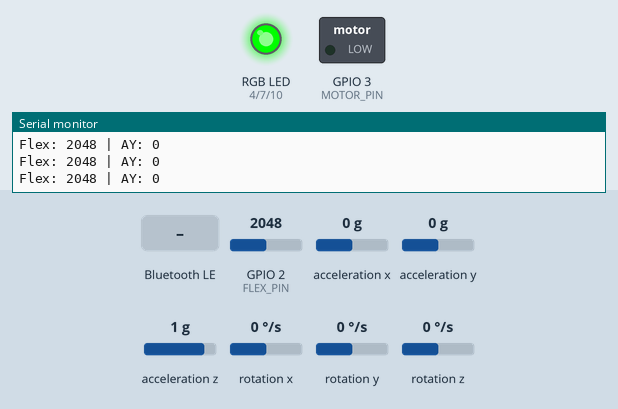
The sketch below on a simulated ESP32-C3. Shown: switched loads named in the sketch (green lamp = pin HIGH), an RGB LED mixed from three pins (HIGH = lit), the last lines printed to the serial monitor. The inputs (shaded band) are chosen by the test bench; at power-on: GPIO 2 (FLEX_PIN) = 2048, acceleration x 0 g, acceleration y 0 g, acceleration z 1 g, rotation x 0 °/s, rotation y 0 °/s, rotation z 0 °/s. Nothing arrives over Bluetooth unless stated; a phone connects over Bluetooth LE 3 s after start.

Above: at 1.2 s.
1.3 s: GPIO 2 (FLEX_PIN) set to 3140
2.8 s: GPIO 2 (FLEX_PIN) set to 3205
At 3.8 s:
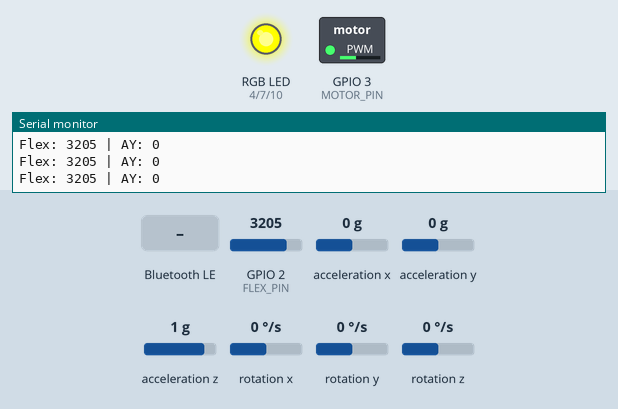
4.3 s: Bluetooth LE write "MOTOR_OFF" received
At 5.0 s:
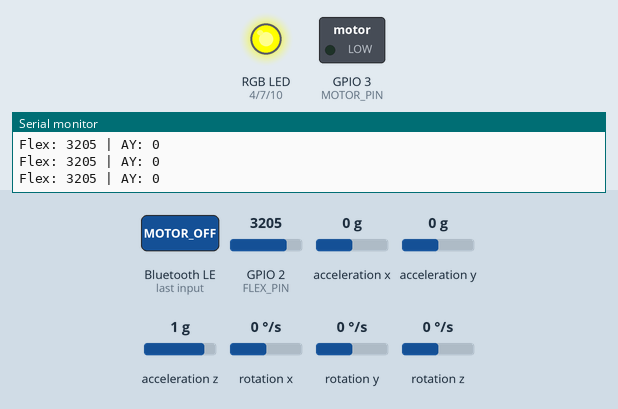
5.9 s: GPIO 2 (FLEX_PIN) set to 3972
At 7.1 s:
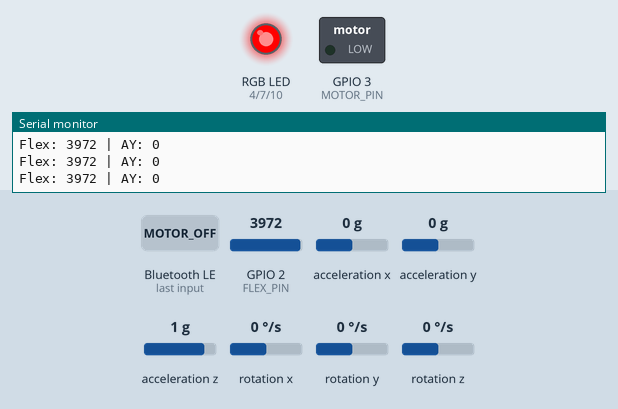
7.4 s: Bluetooth LE write "MOTOR_ON" received
At 8.2 s:
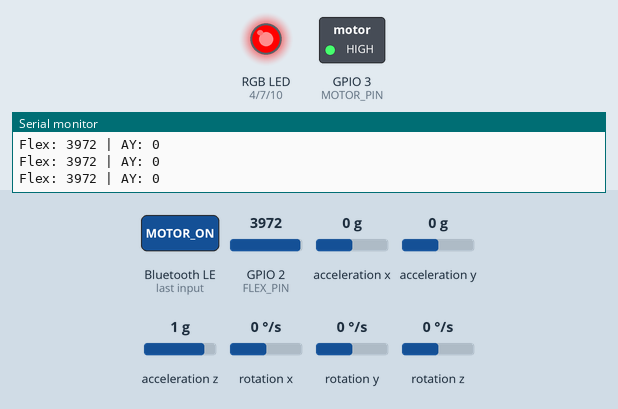
9.0 s: Bluetooth LE write "CALIBRATE" received
At 9.4 s:
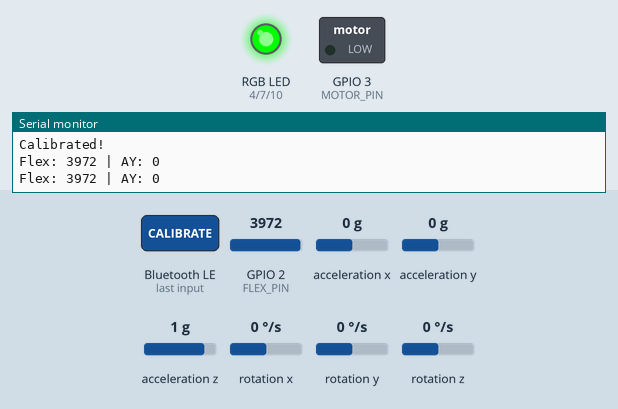
Timing chart, 0 to 11.6 s (numbered marks = the images above; inputs shaded):
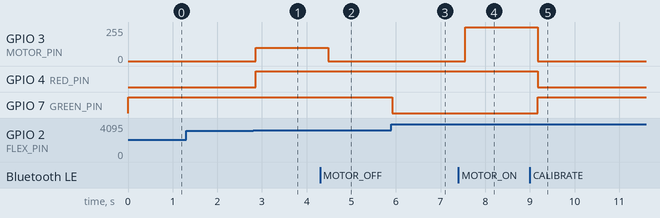

Measured:
- the behaviour switches between 3179 and 3180 on GPIO 2 (FLEX_PIN) (found by bisection; images 0 and 1)
- after the input at 2.8 s, GPIO 3 (MOTOR_PIN): 0/255 → 100/255 after 0.06 s; GPIO 4 (RED_PIN): LOW → HIGH after 0.06 s
- after the input at 4.3 s, GPIO 3 (MOTOR_PIN): 100/255 → 0/255 after 0.19 s
- after the input at 5.9 s, GPIO 7 (GREEN_PIN): HIGH → LOW at once
- after the input at 7.4 s, GPIO 3 (MOTOR_PIN): 0/255 → 255/255 after 0.15 s
- after the input at 9.0 s, GPIO 3 (MOTOR_PIN): 255/255 → 0/255 after 0.18 s; GPIO 4 (RED_PIN): HIGH → LOW after 0.18 s; GPIO 7 (GREEN_PIN): LOW → HIGH after 0.18 s

The sketch:

PostureCorrection.ino
```cpp
#include <BLE2902.h>
#include <BLEDevice.h>
#include <BLEServer.h>
#include <BLEUtils.h>
#include <MPU6050.h>
#include <Wire.h>

MPU6050 mpu;

// ================= PIN =================
#define FLEX_PIN 2

#define MOTOR_PIN 3

#define RED_PIN 4
#define GREEN_PIN 7
#define BLUE_PIN 10

// ============= THRESHOLD =============
int flexNormal = 3147;  // disamakan dengan aplikasi (Plug and Play)
int flexWarning = 3180; // berdasarkan data warning.csv
int flexBad = 3270;     // berdasarkan data bungkuk.csv

// ================= BLE =================
BLEServer *pServer = NULL;
BLECharacteristic *pCharacteristic = NULL;
bool deviceConnected = false;
bool oldDeviceConnected = false;

// UUIDs
#define SERVICE_UUID "4fafc201-1fb5-459e-8fcc-c5c9c331914b"
#define CHARACTERISTIC_UUID_RX "beb5483e-36e1-4688-b7f5-ea07361b26a8"
#define CHARACTERISTIC_UUID_TX "beb5483f-36e1-4688-b7f5-ea07361b26a8"

bool motorEnabled = true;

class MyServerCallbacks : public BLEServerCallbacks {
  void onConnect(BLEServer *pServer) { deviceConnected = true; };

  void onDisconnect(BLEServer *pServer) { deviceConnected = false; }
};

class MyCallbacks : public BLECharacteristicCallbacks {
  void onWrite(BLECharacteristic *pCharacteristic) {
    String rxValue = pCharacteristic->getValue().c_str();
    if (rxValue.length() > 0) {
      Serial.print("Received Value: ");
      for (int i = 0; i < rxValue.length(); i++) {
        Serial.print(rxValue[i]);
      }
      Serial.println();

      if (rxValue == "MOTOR_ON") {
        motorEnabled = true;
      } else if (rxValue == "MOTOR_OFF") {
        motorEnabled = false;
      } else if (rxValue == "CALIBRATE") {
        flexNormal = analogRead(FLEX_PIN);
        flexWarning = flexNormal + 400;
        flexBad = flexNormal + 800;
        Serial.println("Calibrated!");
      }
    }
  }
};

// ======================================

void setRGB(bool r, bool g, bool b) {
  digitalWrite(RED_PIN, r);
  digitalWrite(GREEN_PIN, g);
  digitalWrite(BLUE_PIN, b);
}

void setup() {
  Serial.begin(115200);

  pinMode(RED_PIN, OUTPUT);
  pinMode(GREEN_PIN, OUTPUT);
  pinMode(BLUE_PIN, OUTPUT);

  pinMode(MOTOR_PIN, OUTPUT);

  // Setup I2C untuk ESP32-C3
  Wire.begin(5, 6);

  mpu.initialize();

  if (!mpu.testConnection()) {
    Serial.println("MPU6050 gagal terhubung!");
  } else {
    Serial.println("MPU6050 terhubung");
  }

  // Initialize BLE
  BLEDevice::init("Posture Monitor");
  pServer = BLEDevice::createServer();
  pServer->setCallbacks(new MyServerCallbacks());

  BLEService *pService = pServer->createService(SERVICE_UUID);

  pCharacteristic = pService->createCharacteristic(
      CHARACTERISTIC_UUID_TX, BLECharacteristic::PROPERTY_NOTIFY);
  pCharacteristic->addDescriptor(new BLE2902());

  BLECharacteristic *pCharacteristicRx = pService->createCharacteristic(
      CHARACTERISTIC_UUID_RX, BLECharacteristic::PROPERTY_WRITE);
  pCharacteristicRx->setCallbacks(new MyCallbacks());

  pService->start();
  BLEAdvertising *pAdvertising = BLEDevice::getAdvertising();
  pAdvertising->addServiceUUID(SERVICE_UUID);
  pAdvertising->setScanResponse(false);
  pAdvertising->setMinPreferred(
      0x0); // set value to 0x00 to not advertise this parameter
  BLEDevice::startAdvertising();
  Serial.println("Waiting a client connection to notify...");
}

void loop() {
  int16_t ax, ay, az;
  int16_t gx, gy, gz;

  mpu.getMotion6(&ax, &ay, &az, &gx, &gy, &gz);

  int flexValue = analogRead(FLEX_PIN);

  // Debug via Serial
  Serial.print("Flex: ");
  Serial.print(flexValue);
  Serial.print(" | AY: ");
  Serial.println(ay);

  int postureStatus = 0; // 0: Good, 1: Warning, 2: Bad

  // ==================
  // KATEGORI POSTUR
  // ==================
  if (flexValue < flexWarning) {
    // Normal
    setRGB(0, 1, 0);
    analogWrite(MOTOR_PIN, 0);
    postureStatus = 0;
  } else if (flexValue < flexBad) {
    // Sedikit membungkuk
    setRGB(1, 1, 0);
    if (motorEnabled)
      analogWrite(MOTOR_PIN, 100);
    else
      analogWrite(MOTOR_PIN, 0);
    postureStatus = 1;
  } else {
    // Membungkuk parah
    setRGB(1, 0, 0);
    if (motorEnabled)
      analogWrite(MOTOR_PIN, 255);
    else
      analogWrite(MOTOR_PIN, 0);
    postureStatus = 2;
  }

  // Send BLE notification
  if (deviceConnected) {
    // format data: flexValue,ay,postureStatus
    String txString =
        String(flexValue) + "," + String(ay) + "," + String(postureStatus);
    pCharacteristic->setValue(txString.c_str());
    pCharacteristic->notify();
  }

  // Handle disconnecting
  if (!deviceConnected && oldDeviceConnected) {
    delay(500); // give the bluetooth stack the chance to get things ready
    pServer->startAdvertising(); // restart advertising
    Serial.println("start advertising");
    oldDeviceConnected = deviceConnected;
  }

  // Handle connecting
  if (deviceConnected && !oldDeviceConnected) {
    oldDeviceConnected = deviceConnected;
  }

  delay(200); // Send data every 200ms
}
```
